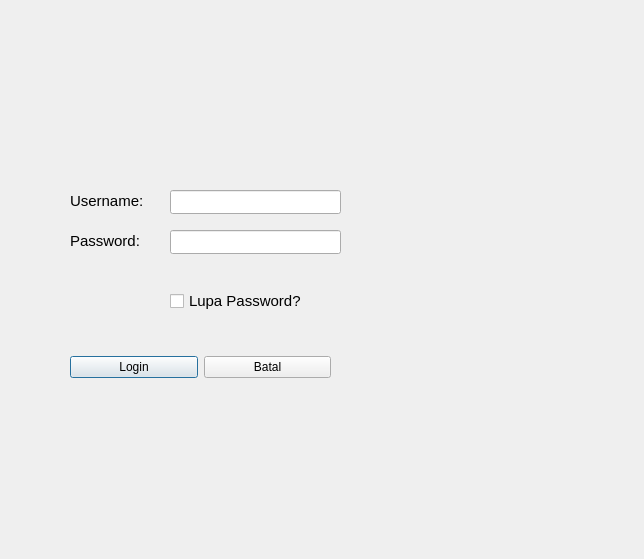
<?xml version="1.0" encoding="UTF-8"?>
<ui version="4.0">
 <class>Dialog</class>
 <widget class="QDialog" name="Dialog">
  <property name="geometry">
   <rect>
    <x>0</x>
    <y>0</y>
    <width>644</width>
    <height>559</height>
   </rect>
  </property>
  <property name="windowTitle">
   <string>Dialog</string>
  </property>
  <widget class="QLabel" name="label">
   <property name="geometry">
    <rect>
     <x>70</x>
     <y>190</y>
     <width>111</width>
     <height>21</height>
    </rect>
   </property>
   <property name="font">
    <font>
     <pointsize>11</pointsize>
    </font>
   </property>
   <property name="text">
    <string>Username:</string>
   </property>
  </widget>
  <widget class="QLabel" name="label_2">
   <property name="geometry">
    <rect>
     <x>70</x>
     <y>230</y>
     <width>111</width>
     <height>21</height>
    </rect>
   </property>
   <property name="font">
    <font>
     <pointsize>11</pointsize>
    </font>
   </property>
   <property name="text">
    <string>Password:</string>
   </property>
  </widget>
  <widget class="QLineEdit" name="lineEdit">
   <property name="geometry">
    <rect>
     <x>170</x>
     <y>190</y>
     <width>171</width>
     <height>24</height>
    </rect>
   </property>
  </widget>
  <widget class="QLineEdit" name="lineEdit_2">
   <property name="geometry">
    <rect>
     <x>170</x>
     <y>230</y>
     <width>171</width>
     <height>24</height>
    </rect>
   </property>
  </widget>
  <widget class="QCheckBox" name="checkBox">
   <property name="geometry">
    <rect>
     <x>170</x>
     <y>290</y>
     <width>181</width>
     <height>22</height>
    </rect>
   </property>
   <property name="font">
    <font>
     <pointsize>11</pointsize>
    </font>
   </property>
   <property name="text">
    <string>Lupa Password?</string>
   </property>
  </widget>
  <widget class="QWidget" name="">
   <property name="geometry">
    <rect>
     <x>70</x>
     <y>350</y>
     <width>261</width>
     <height>34</height>
    </rect>
   </property>
   <layout class="QHBoxLayout" name="horizontalLayout">
    <item>
     <widget class="QPushButton" name="pushButton">
      <property name="text">
       <string>Login</string>
      </property>
     </widget>
    </item>
    <item>
     <widget class="QPushButton" name="pushButton_2">
      <property name="text">
       <string>Batal</string>
      </property>
     </widget>
    </item>
   </layout>
  </widget>
 </widget>
 <resources/>
 <connections/>
</ui>
